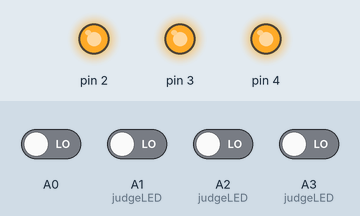
Bench run of a sketch on a simulated Arduino Uno, built with avr-gcc and run on an emulated ATmega328P. On the bench: output pins drawn as LEDs (lit = HIGH). The test bench sets the inputs (shaded band); at power-on: A0, A1 (judgeLED), A2 (judgeLED), A3 (judgeLED) LOW. Random numbers use the default seed unless the sketch sets one.

Above: at 1.2 s.
1.3 s: A0 driven HIGH
At 2.6 s:
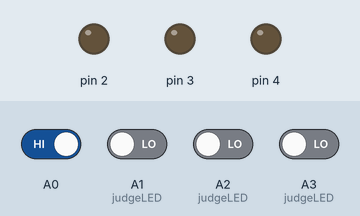
3.8 s: A1 (judgeLED) driven HIGH
At 6.7 s:
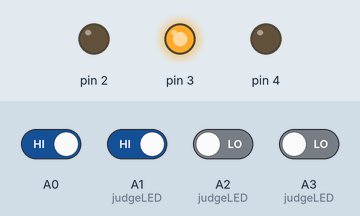
6.8 s: A1 (judgeLED) driven LOW
8.9 s: A2 (judgeLED) driven HIGH
At 11.8 s:
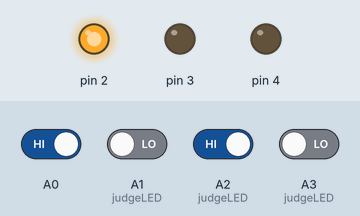
11.9 s: A2 (judgeLED) driven LOW
Timing chart, 0 to 14.9 s (numbered marks = the images above; inputs shaded):
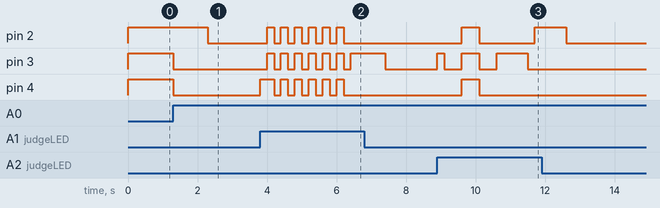

The sketch:

game.ino
```cpp
/*This is a simple version of the famous Simon Says game of 5 levels.
  The buttons from A1 to A3 are used to insert the right sequence while A0 to start the game.
  When a wrong sequence is inserted all the leds will blink for a while very fast, and if the sequence is right, all the leds will blink once and then go into the next level.
  When players go through all these 5 levels, the leds will blink in sequence to celebrate the success.
  As the level increases, the difficulty increases. Not only does the number of leds increase, but the frequency of the blink will also increase.
 */
const int maxlevel=5;
int level = 1;
int LED[maxlevel];
int selectedLED[maxlevel];

int frequency = 1000;

void setup()
{
  pinMode(A0, INPUT);
  pinMode(A1, INPUT);
  pinMode(A2, INPUT);
  pinMode(A3, INPUT);

  pinMode(2, OUTPUT);
  pinMode(3, OUTPUT);
  pinMode(4, OUTPUT);
}

void loop()
{
  if (level == 1)
  {
    digitalWrite(2, HIGH);
    digitalWrite(3, HIGH);
    digitalWrite(4, HIGH);
    randomLED();
  }

  if (digitalRead(A0) == HIGH || level != 1)
  {
    playLED();
    judgeLED();
  }
}

void playLED()
{
  digitalWrite(2, LOW);
  digitalWrite(3, LOW);
  digitalWrite(4, LOW);

  for (int i = 0; i < level; i++)
  {
    digitalWrite(LED[i], HIGH);
    delay(frequency);
    digitalWrite(LED[i], LOW);
    delay(200);
   }
}

void judgeLED()
{
  int flag = 0;

  for (int i = 0; i < level; i++)
  {
    flag = 0;
    while(flag == 0)
    {
       if (digitalRead(A1) == HIGH)
       {
         digitalWrite(4, HIGH);
         selectedLED[i] = 4;
         flag = 1;
         delay(200);
         if (selectedLED[i] != LED[i])
         {
           wrong();
           return;
         }
        digitalWrite(4, LOW);
      }

      if (digitalRead(A2) == HIGH)
      {
        digitalWrite(3, HIGH);
        selectedLED[i] = 3;
        flag = 1;
        delay(200);
        if (selectedLED[i] != LED[i])
        {
          wrong();
          return;
        }
        digitalWrite(3, LOW);
      }

      if (digitalRead(A3) == HIGH)
      {
        digitalWrite(2, HIGH);
        selectedLED[i] = 2;
        flag = 1;
        delay(200);
        if (selectedLED[i] != LED[i])
        {
           wrong();
           return;
        }
        digitalWrite(2, LOW);
      }

    }
  }
  right();
}

void randomLED()
{
  randomSeed(millis());

  for (int i = 0; i < maxlevel; i++)
  {
    LED[i] = random(2,5);
  }
}

void wrong()
{
  for (int i = 0; i < 2; i++)
  {
    for(int k=0 ; k<3 ; k++)
    {
      digitalWrite(2, HIGH);
      digitalWrite(3, HIGH);
      digitalWrite(4, HIGH);
      delay(200);
      digitalWrite(2, LOW);
      digitalWrite(3, LOW);
      digitalWrite(4, LOW);
      delay(200);
    }

  }
  level = 1;
  frequency = 1000;
}

void right()
{
  digitalWrite(2, LOW);
  digitalWrite(3, LOW);
  digitalWrite(4, LOW);
  delay(500);
  digitalWrite(2, HIGH);
  digitalWrite(3, HIGH);
  digitalWrite(4, HIGH);
  delay(500);
  digitalWrite(2, LOW);
  digitalWrite(3, LOW);
  digitalWrite(4, LOW);
  delay(500);

  if (level < maxlevel)
  {
    level++;
    frequency -= 100;
  }
  else
  {
    for (int n=0 ; n<5 ; n++ )
    {
      digitalWrite(2, LOW);
      digitalWrite(3, LOW);
      digitalWrite(4, HIGH);
      delay(100);
      digitalWrite(3,HIGH);
      digitalWrite(4, LOW);
      delay(100);
      digitalWrite(3, LOW);
      digitalWrite(2, HIGH);
      delay(100);
      digitalWrite(2, LOW);
    }
    level=1;
  }

}
```

Measured:
- after the input at 1.3 s, pin 2: HIGH → LOW after 1.0 s; pin 3, pin 4: HIGH → LOW at once
- after the input at 3.8 s, pin 2: alternates HIGH for 0.20 s and LOW for 0.20 s, 12 changes in all, then stays LOW, starting after 0.20 s; pin 3: alternates HIGH for 0.20 s and LOW for 0.20 s, starting after 0.20 s; pin 4: LOW → HIGH at once, then repeats every 0.40 s: LOW 0.20 s, HIGH 0.20 s
- after the input at 8.9 s, pin 2: LOW → HIGH after 0.70 s, → LOW 0.50 s later, → HIGH 1.6 s later; pin 3: goes HIGH 0.20 s, LOW 0.50 s, HIGH 0.50 s, LOW 0.50 s, HIGH 0.90 s, then LOW, starting at once; pin 4: LOW → HIGH after 0.70 s, → LOW 0.50 s later
